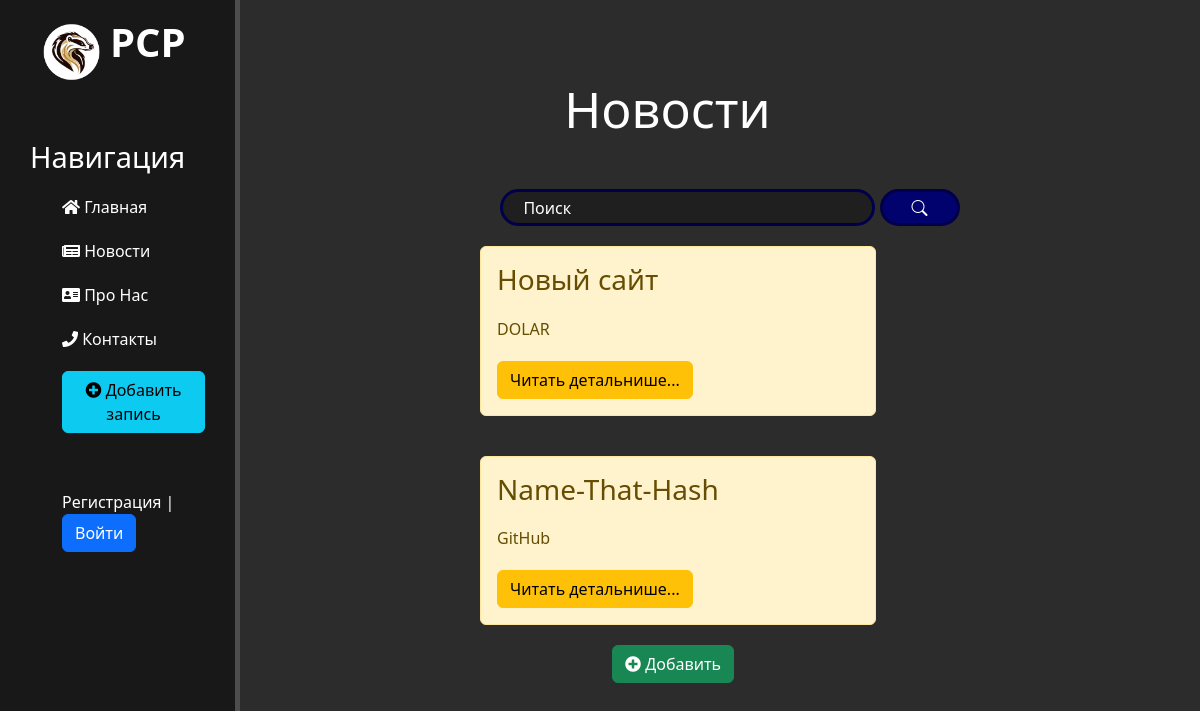
Page /news/ on the committed database.
### news/models.py (models this page shows, shortened)
class Aweitr(models.Model):
    title = models.CharField(
        "Название",
        max_length=50,
    )
    anons = models.CharField(
        "Анонс",
        max_length=250,
    )
    text = models.TextField("Текст")
    data = models.DateTimeField("Дата")
    class Meta:
        verbose_name = "Новость"
        verbose_name_plural = "Новости"

### news/views.py (the view)
# urls.py: path("", views.news_home, name="news_home"),
def news_home(request):
    news = Aweitr.objects.order_by("-data")
    return render(request, "news/news_home.html", {"news": news})

### news/templates/news/news_home.html (shortened to what this page needs)
{% extends 'main/lod.html'%}
{% block body %}
<div class="fithers">
    <h1>Новости</h1>
    <div class="for">
        <form action="{% url 'search'%}" method="get">
        <input type="text" type="search" name="q" placeholder="Поиск" class="int_po">
            <button type="submit" class="poisk"><i class="bi bi-search"></i></button>
        </form>
    </div>
    {% if news %}
        {% for el in news %}
            <div class="alert alert-warning">
                <h3>{{ el.title }}</h3>
                <p>{{ el.anons }}</p>
                <a href="{% url 'nowel' el.id %}" class="btn btn-warning">Читать детальнише...</a>
            </div>
        {% endfor %}
    {% else %}
        <div class="else">
        <p>Новости отсутствуют ждите обновления на сайте</p>
        </div>
    {% endif %}
    <a href="{% url 'create' %}"><button class="btn btn-success"><i class="fas fa-plus-circle"></i> Добавить</button></a>
</div>
{%endblock%}

### main/templates/main/lod.html (shortened to what this page needs)
{% load static %}
<!DOCTYPE html>
<html lang="ru">
<head>
    <link rel="stylesheet" href="https://cdn.jsdelivr.net/npm/bootstrap-icons@1.11.1/font/bootstrap-icons.css">
    <link rel="stylesheet" href="https://cdn.jsdelivr.net/npm/bootstrap@5.3.2/dist/css/bootstrap.min.css">
    <link rel="stylesheet" href="https://use.fontawesome.com/releases/v5.8.2/css/all.css">
    <link rel="stylesheet" href="{% static 'main\css\main.css' %}">
</head>
<body>
    <aside>
        <img src="{% static 'main\img\logo.png' %}" alt="logo">
        <span class="logo">PCP</span>
        <h3 class="holo">Навигация</h3>
        <ul>
            <a href="{% url 'home' %}">
                <li><i class="fas fa-home"></i> Главная</li>
            </a>
            <a href="{% url 'news_home' %}">
                <li><i class="fas fa-newspaper"></i> Новости</li>
            </a>
            <a href="{% url 'pol' %}">
                <li><i class="fas fa-address-card"></i> Про Нас</li>
            </a>
            <a href="{% url 'cot' %}">
                <li><i class="fas fa-phone"></i> Контакты</li>
            </a>
            <a href="{% url 'create' %}"><li><button class="btn btn-info"><i class="fas fa-plus-circle"></i> Добавить запись</button></li></a>
            <div class="span-avo"><a href="{%url 'register' %} " id="a-reg">Регистрация</a> | <a href="#" class="btn btn-primary">Войти</a></div>
        </ul>
    </aside>
    <main>  {% block body %}
            {% endblock %}
    </main>
</body>
</html>

### main/static/main/css/main.css (style rules this page uses)
body { background-color: #2c2c2c; }
aside { float: left; background: #181818; width: 20%; padding: 2.5%; height: 100vh; color: #fff; border-right: 5px solid #4d4d4d; }
aside img { width: 80px ; float: left; position: relative; top: -18px; }
aside .logo { font-size: 40px; margin-right: 10px; font-weight: bold; position: relative; top: -18px; }
aside h3 { margin-top: 50px; font-size: 29px; }
aside ul { list-style: none; }
aside ul li { color: #fff; display: block; margin-top: 20px; transition: transform .2s; }
.alert-warning { float: left; clear: both; width: 400px; margin: 20px 34%; text-align: left; }
form { margin-left: 34%; width: 500px; margin-top: 50px; }

### main/templates/main/lod.html (style rules this page uses)
.fithers { float: left; color: #fff; margin-top: 100px; text-align: center; width: 75%; }
.fithers h1 { font-size: 50px; }
.fithers p { font-weight: 400; margin: 20px auto; }
.alert-warning { float: left; clear: both; width: 400px; margin: 20px 34%; text-align: left; }
a { text-decoration: none; }
.btn-info { width: 100%; }
#a-reg { color: #fff; transition: transform .2s; }
@media (min-width: 768px) { aside { float: left; width: 20%; } }
@media (min-width: 768px) { main { float: right; width: 80%; } }
@media (min-width: 768px) { .fithers { width: 100%; } }
@media (min-width: 768px) { .alert-warning { margin: 20px auto; width: 75%; } }
.span-avo { margin-top: 100%; }
.span-avo { margin-top: 40%; }

### news/templates/news/news_home.html (style rules this page uses)
@media (min-width: 768px) { aside { float: left; width: 20%; } }
@media (min-width: 768px) { main { float: right; width: 80%; } }
@media (min-width: 768px) { .fithers { width: 55%; } }
@media (min-width: 768px) { .fithers { margin-left: 25%; } }
@media (min-width: 768px) { .fithers h1 { margin-right: 29%; margin-top: -4%; } }
@media (min-width: 768px) { .alert-warning { margin: 20px auto; width: 75%; } }
@media (min-width: 768px) { .btn-success { float: left; margin-left: 25%; } }
@media (min-width: 768px) { .for { height: 100%; margin-right: 100%; } }
@media (min-width: 768px) { .int_po { width: 75%; height: 28pt; border-radius: 40px; border: 3px solid rgb(0, 0, 72); color: rgb(255, 255, 255); background-color: rgba(30, 30, 30, 0.892); padding-left: 20px; } }
@media (min-width: 768px) { .int_po::placeholder { color: rgb(255, 255, 255); } }
@media (min-width: 768px) { .int_po::first-line { padding: 25px; } }
@media (min-width: 768px) { .poisk { height: 28pt; width: 16%; border-bottom: 40px; border-radius: 25px; border: 3px solid rgb(0, 0, 72); color: rgb(255, 255, 255); background-color: rgba(0, 0, 116, 0.945); } }

### rows in the picture
Aweitr: title "Новый сайт", anons "DOLAR"
Aweitr: title "Name-That-Hash", anons "GitHub"
